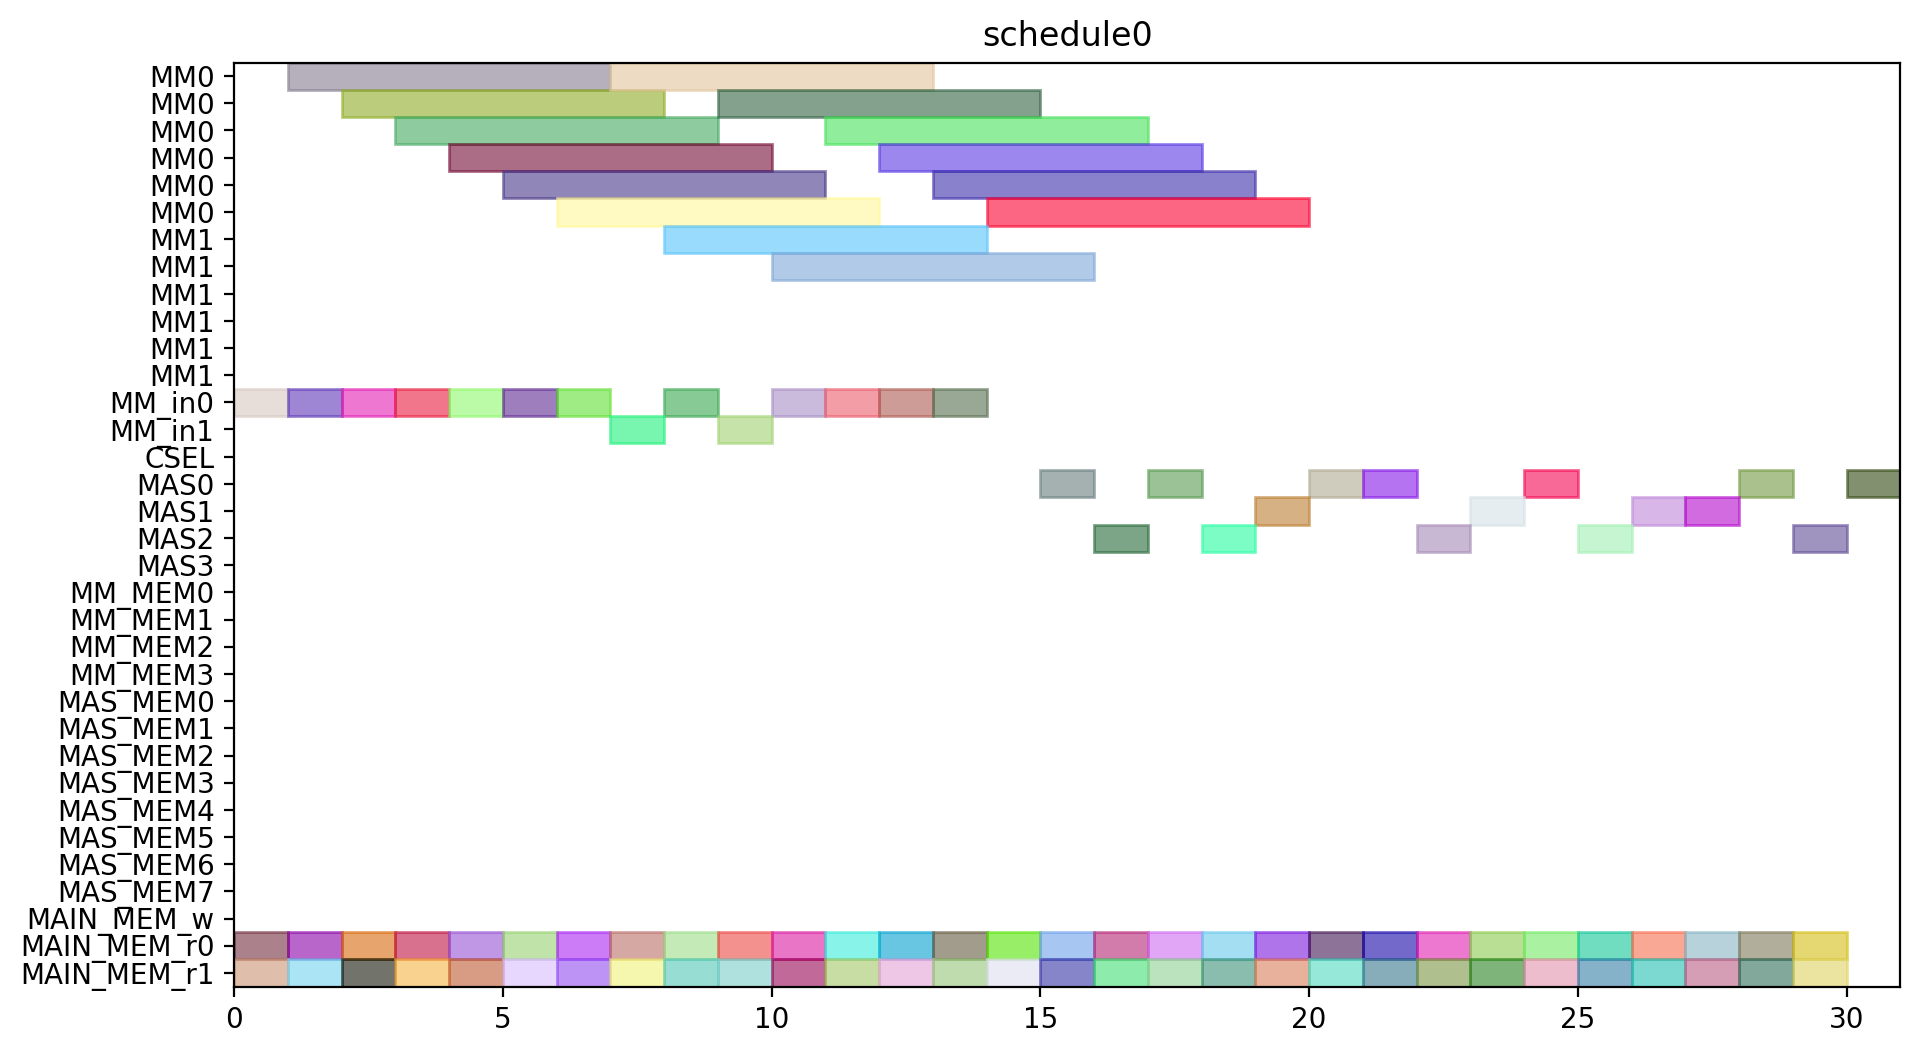

Reproduce this figure in Python.
from pyschedule import Scenario, solvers, plotters, alt


def solve():
	horizon = 120
	S = Scenario("schedule0", horizon=horizon)

	# resource
	MM = S.Resources('MM', num=2, size=6)
	MM_in = S.Resources('MM_in', num=2)
	CSEL = S.Resource('CSEL')
	MAS = S.Resources('MAS', num=4, size=1, periods=range(1, horizon))
	MM_MEM = S.Resources('MM_MEM', num=4)
	MAS_MEM = S.Resources('MAS_MEM', num=8)
	MAIN_MEM_w = S.Resource('MAIN_MEM_w', size=1)
	MAIN_MEM_r = S.Resources('MAIN_MEM_r', num=2)

	# result of previous scheduling

	# new tasks
	r1_t0 = S.Task('r1_t0', length=6, delay_cost=1)
	r1_t0 += alt(MM)
	r1_t0_in = S.Task('r1_t0_in', length=1, delay_cost=1)
	r1_t0_in += alt(MM_in)
	S += r1_t0_in*MM_in[0]<=r1_t0*MM[0]
	S += r1_t0_in*MM_in[1]<=r1_t0*MM[1]
	r1_t0_mem0 = S.Task('r1_t0_mem0', length=1, delay_cost=1)
	r1_t0_mem0 += MAIN_MEM_r[0]
	S += r1_t0_mem0 <= r1_t0

	r1_t0_mem1 = S.Task('r1_t0_mem1', length=1, delay_cost=1)
	r1_t0_mem1 += MAIN_MEM_r[1]
	S += r1_t0_mem1 <= r1_t0

	r1_t1 = S.Task('r1_t1', length=6, delay_cost=1)
	r1_t1 += alt(MM)
	r1_t1_in = S.Task('r1_t1_in', length=1, delay_cost=1)
	r1_t1_in += alt(MM_in)
	S += r1_t1_in*MM_in[0]<=r1_t1*MM[0]
	S += r1_t1_in*MM_in[1]<=r1_t1*MM[1]
	r1_t1_mem0 = S.Task('r1_t1_mem0', length=1, delay_cost=1)
	r1_t1_mem0 += MAIN_MEM_r[0]
	S += r1_t1_mem0 <= r1_t1

	r1_t1_mem1 = S.Task('r1_t1_mem1', length=1, delay_cost=1)
	r1_t1_mem1 += MAIN_MEM_r[1]
	S += r1_t1_mem1 <= r1_t1

	r1_t2 = S.Task('r1_t2', length=1, delay_cost=1)
	r1_t2 += alt(MAS)
	r1_t2_mem0 = S.Task('r1_t2_mem0', length=1, delay_cost=1)
	r1_t2_mem0 += MAIN_MEM_r[0]
	S += r1_t2_mem0 <= r1_t2

	r1_t2_mem1 = S.Task('r1_t2_mem1', length=1, delay_cost=1)
	r1_t2_mem1 += MAIN_MEM_r[1]
	S += r1_t2_mem1 <= r1_t2

	r1_t3 = S.Task('r1_t3', length=1, delay_cost=1)
	r1_t3 += alt(MAS)
	r1_t3_mem0 = S.Task('r1_t3_mem0', length=1, delay_cost=1)
	r1_t3_mem0 += MAIN_MEM_r[0]
	S += r1_t3_mem0 <= r1_t3

	r1_t3_mem1 = S.Task('r1_t3_mem1', length=1, delay_cost=1)
	r1_t3_mem1 += MAIN_MEM_r[1]
	S += r1_t3_mem1 <= r1_t3

	r3_t0 = S.Task('r3_t0', length=6, delay_cost=1)
	r3_t0 += alt(MM)
	r3_t0_in = S.Task('r3_t0_in', length=1, delay_cost=1)
	r3_t0_in += alt(MM_in)
	S += r3_t0_in*MM_in[0]<=r3_t0*MM[0]
	S += r3_t0_in*MM_in[1]<=r3_t0*MM[1]
	r3_t0_mem0 = S.Task('r3_t0_mem0', length=1, delay_cost=1)
	r3_t0_mem0 += MAIN_MEM_r[0]
	S += r3_t0_mem0 <= r3_t0

	r3_t0_mem1 = S.Task('r3_t0_mem1', length=1, delay_cost=1)
	r3_t0_mem1 += MAIN_MEM_r[1]
	S += r3_t0_mem1 <= r3_t0

	r3_t1 = S.Task('r3_t1', length=6, delay_cost=1)
	r3_t1 += alt(MM)
	r3_t1_in = S.Task('r3_t1_in', length=1, delay_cost=1)
	r3_t1_in += alt(MM_in)
	S += r3_t1_in*MM_in[0]<=r3_t1*MM[0]
	S += r3_t1_in*MM_in[1]<=r3_t1*MM[1]
	r3_t1_mem0 = S.Task('r3_t1_mem0', length=1, delay_cost=1)
	r3_t1_mem0 += MAIN_MEM_r[0]
	S += r3_t1_mem0 <= r3_t1

	r3_t1_mem1 = S.Task('r3_t1_mem1', length=1, delay_cost=1)
	r3_t1_mem1 += MAIN_MEM_r[1]
	S += r3_t1_mem1 <= r3_t1

	r3_t2 = S.Task('r3_t2', length=1, delay_cost=1)
	r3_t2 += alt(MAS)
	r3_t2_mem0 = S.Task('r3_t2_mem0', length=1, delay_cost=1)
	r3_t2_mem0 += MAIN_MEM_r[0]
	S += r3_t2_mem0 <= r3_t2

	r3_t2_mem1 = S.Task('r3_t2_mem1', length=1, delay_cost=1)
	r3_t2_mem1 += MAIN_MEM_r[1]
	S += r3_t2_mem1 <= r3_t2

	r3_t3 = S.Task('r3_t3', length=1, delay_cost=1)
	r3_t3 += alt(MAS)
	r3_t3_mem0 = S.Task('r3_t3_mem0', length=1, delay_cost=1)
	r3_t3_mem0 += MAIN_MEM_r[0]
	S += r3_t3_mem0 <= r3_t3

	r3_t3_mem1 = S.Task('r3_t3_mem1', length=1, delay_cost=1)
	r3_t3_mem1 += MAIN_MEM_r[1]
	S += r3_t3_mem1 <= r3_t3

	r4_t0 = S.Task('r4_t0', length=6, delay_cost=1)
	r4_t0 += alt(MM)
	r4_t0_in = S.Task('r4_t0_in', length=1, delay_cost=1)
	r4_t0_in += alt(MM_in)
	S += r4_t0_in*MM_in[0]<=r4_t0*MM[0]
	S += r4_t0_in*MM_in[1]<=r4_t0*MM[1]
	r4_t0_mem0 = S.Task('r4_t0_mem0', length=1, delay_cost=1)
	r4_t0_mem0 += MAIN_MEM_r[0]
	S += r4_t0_mem0 <= r4_t0

	r4_t0_mem1 = S.Task('r4_t0_mem1', length=1, delay_cost=1)
	r4_t0_mem1 += MAIN_MEM_r[1]
	S += r4_t0_mem1 <= r4_t0

	r4_t1 = S.Task('r4_t1', length=6, delay_cost=1)
	r4_t1 += alt(MM)
	r4_t1_in = S.Task('r4_t1_in', length=1, delay_cost=1)
	r4_t1_in += alt(MM_in)
	S += r4_t1_in*MM_in[0]<=r4_t1*MM[0]
	S += r4_t1_in*MM_in[1]<=r4_t1*MM[1]
	r4_t1_mem0 = S.Task('r4_t1_mem0', length=1, delay_cost=1)
	r4_t1_mem0 += MAIN_MEM_r[0]
	S += r4_t1_mem0 <= r4_t1

	r4_t1_mem1 = S.Task('r4_t1_mem1', length=1, delay_cost=1)
	r4_t1_mem1 += MAIN_MEM_r[1]
	S += r4_t1_mem1 <= r4_t1

	r4_t2 = S.Task('r4_t2', length=1, delay_cost=1)
	r4_t2 += alt(MAS)
	r4_t2_mem0 = S.Task('r4_t2_mem0', length=1, delay_cost=1)
	r4_t2_mem0 += MAIN_MEM_r[0]
	S += r4_t2_mem0 <= r4_t2

	r4_t2_mem1 = S.Task('r4_t2_mem1', length=1, delay_cost=1)
	r4_t2_mem1 += MAIN_MEM_r[1]
	S += r4_t2_mem1 <= r4_t2

	r4_t3 = S.Task('r4_t3', length=1, delay_cost=1)
	r4_t3 += alt(MAS)
	r4_t3_mem0 = S.Task('r4_t3_mem0', length=1, delay_cost=1)
	r4_t3_mem0 += MAIN_MEM_r[0]
	S += r4_t3_mem0 <= r4_t3

	r4_t3_mem1 = S.Task('r4_t3_mem1', length=1, delay_cost=1)
	r4_t3_mem1 += MAIN_MEM_r[1]
	S += r4_t3_mem1 <= r4_t3

	r5_t0 = S.Task('r5_t0', length=6, delay_cost=1)
	r5_t0 += alt(MM)
	r5_t0_in = S.Task('r5_t0_in', length=1, delay_cost=1)
	r5_t0_in += alt(MM_in)
	S += r5_t0_in*MM_in[0]<=r5_t0*MM[0]
	S += r5_t0_in*MM_in[1]<=r5_t0*MM[1]
	r5_t0_mem0 = S.Task('r5_t0_mem0', length=1, delay_cost=1)
	r5_t0_mem0 += MAIN_MEM_r[0]
	S += r5_t0_mem0 <= r5_t0

	r5_t0_mem1 = S.Task('r5_t0_mem1', length=1, delay_cost=1)
	r5_t0_mem1 += MAIN_MEM_r[1]
	S += r5_t0_mem1 <= r5_t0

	r5_t1 = S.Task('r5_t1', length=6, delay_cost=1)
	r5_t1 += alt(MM)
	r5_t1_in = S.Task('r5_t1_in', length=1, delay_cost=1)
	r5_t1_in += alt(MM_in)
	S += r5_t1_in*MM_in[0]<=r5_t1*MM[0]
	S += r5_t1_in*MM_in[1]<=r5_t1*MM[1]
	r5_t1_mem0 = S.Task('r5_t1_mem0', length=1, delay_cost=1)
	r5_t1_mem0 += MAIN_MEM_r[0]
	S += r5_t1_mem0 <= r5_t1

	r5_t1_mem1 = S.Task('r5_t1_mem1', length=1, delay_cost=1)
	r5_t1_mem1 += MAIN_MEM_r[1]
	S += r5_t1_mem1 <= r5_t1

	r5_t2 = S.Task('r5_t2', length=1, delay_cost=1)
	r5_t2 += alt(MAS)
	r5_t2_mem0 = S.Task('r5_t2_mem0', length=1, delay_cost=1)
	r5_t2_mem0 += MAIN_MEM_r[0]
	S += r5_t2_mem0 <= r5_t2

	r5_t2_mem1 = S.Task('r5_t2_mem1', length=1, delay_cost=1)
	r5_t2_mem1 += MAIN_MEM_r[1]
	S += r5_t2_mem1 <= r5_t2

	r5_t3 = S.Task('r5_t3', length=1, delay_cost=1)
	r5_t3 += alt(MAS)
	r5_t3_mem0 = S.Task('r5_t3_mem0', length=1, delay_cost=1)
	r5_t3_mem0 += MAIN_MEM_r[0]
	S += r5_t3_mem0 <= r5_t3

	r5_t3_mem1 = S.Task('r5_t3_mem1', length=1, delay_cost=1)
	r5_t3_mem1 += MAIN_MEM_r[1]
	S += r5_t3_mem1 <= r5_t3

	r6_t0 = S.Task('r6_t0', length=6, delay_cost=1)
	r6_t0 += alt(MM)
	r6_t0_in = S.Task('r6_t0_in', length=1, delay_cost=1)
	r6_t0_in += alt(MM_in)
	S += r6_t0_in*MM_in[0]<=r6_t0*MM[0]
	S += r6_t0_in*MM_in[1]<=r6_t0*MM[1]
	r6_t0_mem0 = S.Task('r6_t0_mem0', length=1, delay_cost=1)
	r6_t0_mem0 += MAIN_MEM_r[0]
	S += r6_t0_mem0 <= r6_t0

	r6_t0_mem1 = S.Task('r6_t0_mem1', length=1, delay_cost=1)
	r6_t0_mem1 += MAIN_MEM_r[1]
	S += r6_t0_mem1 <= r6_t0

	r6_t1 = S.Task('r6_t1', length=6, delay_cost=1)
	r6_t1 += alt(MM)
	r6_t1_in = S.Task('r6_t1_in', length=1, delay_cost=1)
	r6_t1_in += alt(MM_in)
	S += r6_t1_in*MM_in[0]<=r6_t1*MM[0]
	S += r6_t1_in*MM_in[1]<=r6_t1*MM[1]
	r6_t1_mem0 = S.Task('r6_t1_mem0', length=1, delay_cost=1)
	r6_t1_mem0 += MAIN_MEM_r[0]
	S += r6_t1_mem0 <= r6_t1

	r6_t1_mem1 = S.Task('r6_t1_mem1', length=1, delay_cost=1)
	r6_t1_mem1 += MAIN_MEM_r[1]
	S += r6_t1_mem1 <= r6_t1

	r6_t2 = S.Task('r6_t2', length=1, delay_cost=1)
	r6_t2 += alt(MAS)
	r6_t2_mem0 = S.Task('r6_t2_mem0', length=1, delay_cost=1)
	r6_t2_mem0 += MAIN_MEM_r[0]
	S += r6_t2_mem0 <= r6_t2

	r6_t2_mem1 = S.Task('r6_t2_mem1', length=1, delay_cost=1)
	r6_t2_mem1 += MAIN_MEM_r[1]
	S += r6_t2_mem1 <= r6_t2

	r6_t3 = S.Task('r6_t3', length=1, delay_cost=1)
	r6_t3 += alt(MAS)
	r6_t3_mem0 = S.Task('r6_t3_mem0', length=1, delay_cost=1)
	r6_t3_mem0 += MAIN_MEM_r[0]
	S += r6_t3_mem0 <= r6_t3

	r6_t3_mem1 = S.Task('r6_t3_mem1', length=1, delay_cost=1)
	r6_t3_mem1 += MAIN_MEM_r[1]
	S += r6_t3_mem1 <= r6_t3

	r9_t2 = S.Task('r9_t2', length=1, delay_cost=1)
	r9_t2 += alt(MAS)
	r9_t2_mem0 = S.Task('r9_t2_mem0', length=1, delay_cost=1)
	r9_t2_mem0 += MAIN_MEM_r[0]
	S += r9_t2_mem0 <= r9_t2

	r9_t2_mem1 = S.Task('r9_t2_mem1', length=1, delay_cost=1)
	r9_t2_mem1 += MAIN_MEM_r[1]
	S += r9_t2_mem1 <= r9_t2

	r12_t0 = S.Task('r12_t0', length=6, delay_cost=1)
	r12_t0 += alt(MM)
	r12_t0_in = S.Task('r12_t0_in', length=1, delay_cost=1)
	r12_t0_in += alt(MM_in)
	S += r12_t0_in*MM_in[0]<=r12_t0*MM[0]
	S += r12_t0_in*MM_in[1]<=r12_t0*MM[1]
	r12_t0_mem0 = S.Task('r12_t0_mem0', length=1, delay_cost=1)
	r12_t0_mem0 += MAIN_MEM_r[0]
	S += r12_t0_mem0 <= r12_t0

	r12_t0_mem1 = S.Task('r12_t0_mem1', length=1, delay_cost=1)
	r12_t0_mem1 += MAIN_MEM_r[1]
	S += r12_t0_mem1 <= r12_t0

	r12_t1 = S.Task('r12_t1', length=6, delay_cost=1)
	r12_t1 += alt(MM)
	r12_t1_in = S.Task('r12_t1_in', length=1, delay_cost=1)
	r12_t1_in += alt(MM_in)
	S += r12_t1_in*MM_in[0]<=r12_t1*MM[0]
	S += r12_t1_in*MM_in[1]<=r12_t1*MM[1]
	r12_t1_mem0 = S.Task('r12_t1_mem0', length=1, delay_cost=1)
	r12_t1_mem0 += MAIN_MEM_r[0]
	S += r12_t1_mem0 <= r12_t1

	r12_t1_mem1 = S.Task('r12_t1_mem1', length=1, delay_cost=1)
	r12_t1_mem1 += MAIN_MEM_r[1]
	S += r12_t1_mem1 <= r12_t1

	r12_t2 = S.Task('r12_t2', length=1, delay_cost=1)
	r12_t2 += alt(MAS)
	r12_t2_mem0 = S.Task('r12_t2_mem0', length=1, delay_cost=1)
	r12_t2_mem0 += MAIN_MEM_r[0]
	S += r12_t2_mem0 <= r12_t2

	r12_t2_mem1 = S.Task('r12_t2_mem1', length=1, delay_cost=1)
	r12_t2_mem1 += MAIN_MEM_r[1]
	S += r12_t2_mem1 <= r12_t2

	r12_t3 = S.Task('r12_t3', length=1, delay_cost=1)
	r12_t3 += alt(MAS)
	r12_t3_mem0 = S.Task('r12_t3_mem0', length=1, delay_cost=1)
	r12_t3_mem0 += MAIN_MEM_r[0]
	S += r12_t3_mem0 <= r12_t3

	r12_t3_mem1 = S.Task('r12_t3_mem1', length=1, delay_cost=1)
	r12_t3_mem1 += MAIN_MEM_r[1]
	S += r12_t3_mem1 <= r12_t3

	r13_t0 = S.Task('r13_t0', length=6, delay_cost=1)
	r13_t0 += alt(MM)
	r13_t0_in = S.Task('r13_t0_in', length=1, delay_cost=1)
	r13_t0_in += alt(MM_in)
	S += r13_t0_in*MM_in[0]<=r13_t0*MM[0]
	S += r13_t0_in*MM_in[1]<=r13_t0*MM[1]
	r13_t0_mem0 = S.Task('r13_t0_mem0', length=1, delay_cost=1)
	r13_t0_mem0 += MAIN_MEM_r[0]
	S += r13_t0_mem0 <= r13_t0

	r13_t0_mem1 = S.Task('r13_t0_mem1', length=1, delay_cost=1)
	r13_t0_mem1 += MAIN_MEM_r[1]
	S += r13_t0_mem1 <= r13_t0

	r13_t1 = S.Task('r13_t1', length=6, delay_cost=1)
	r13_t1 += alt(MM)
	r13_t1_in = S.Task('r13_t1_in', length=1, delay_cost=1)
	r13_t1_in += alt(MM_in)
	S += r13_t1_in*MM_in[0]<=r13_t1*MM[0]
	S += r13_t1_in*MM_in[1]<=r13_t1*MM[1]
	r13_t1_mem0 = S.Task('r13_t1_mem0', length=1, delay_cost=1)
	r13_t1_mem0 += MAIN_MEM_r[0]
	S += r13_t1_mem0 <= r13_t1

	r13_t1_mem1 = S.Task('r13_t1_mem1', length=1, delay_cost=1)
	r13_t1_mem1 += MAIN_MEM_r[1]
	S += r13_t1_mem1 <= r13_t1

	r13_t2 = S.Task('r13_t2', length=1, delay_cost=1)
	r13_t2 += alt(MAS)
	r13_t2_mem0 = S.Task('r13_t2_mem0', length=1, delay_cost=1)
	r13_t2_mem0 += MAIN_MEM_r[0]
	S += r13_t2_mem0 <= r13_t2

	r13_t2_mem1 = S.Task('r13_t2_mem1', length=1, delay_cost=1)
	r13_t2_mem1 += MAIN_MEM_r[1]
	S += r13_t2_mem1 <= r13_t2

	r13_t3 = S.Task('r13_t3', length=1, delay_cost=1)
	r13_t3 += alt(MAS)
	r13_t3_mem0 = S.Task('r13_t3_mem0', length=1, delay_cost=1)
	r13_t3_mem0 += MAIN_MEM_r[0]
	S += r13_t3_mem0 <= r13_t3

	r13_t3_mem1 = S.Task('r13_t3_mem1', length=1, delay_cost=1)
	r13_t3_mem1 += MAIN_MEM_r[1]
	S += r13_t3_mem1 <= r13_t3

	r16_t3 = S.Task('r16_t3', length=1, delay_cost=1)
	r16_t3 += alt(MAS)
	r16_t3_mem0 = S.Task('r16_t3_mem0', length=1, delay_cost=1)
	r16_t3_mem0 += MAIN_MEM_r[0]
	S += r16_t3_mem0 <= r16_t3

	r16_t3_mem1 = S.Task('r16_t3_mem1', length=1, delay_cost=1)
	r16_t3_mem1 += MAIN_MEM_r[1]
	S += r16_t3_mem1 <= r16_t3

	solvers.mip.solve(S,msg=1,kind='CPLEX',ratio_gap=1.01)

	solution = [['hoge']*len(S.solution()[1]) for i in range(len(S.solution()))]
	for i in range(len(S.solution())):
		for j in range(len(S.solution()[i])):
			solution[i][j]=str(S.solution()[i][j])
	print(solution)

	cycles = int(solution[-1][3])

	pic_file_name = "/home/mfukuda/ABE/multiRAM_multiMAS_16mux/scheduling_result/stage6MM2_stage1MAS4/EP2_YRECOVER/schedule0.png"
	if(S.solution() != []):
		plotters.matplotlib.plot(S,img_filename=pic_file_name, show_task_labels=False, fig_size=(cycles*0.25+3, 6))

	return solution
